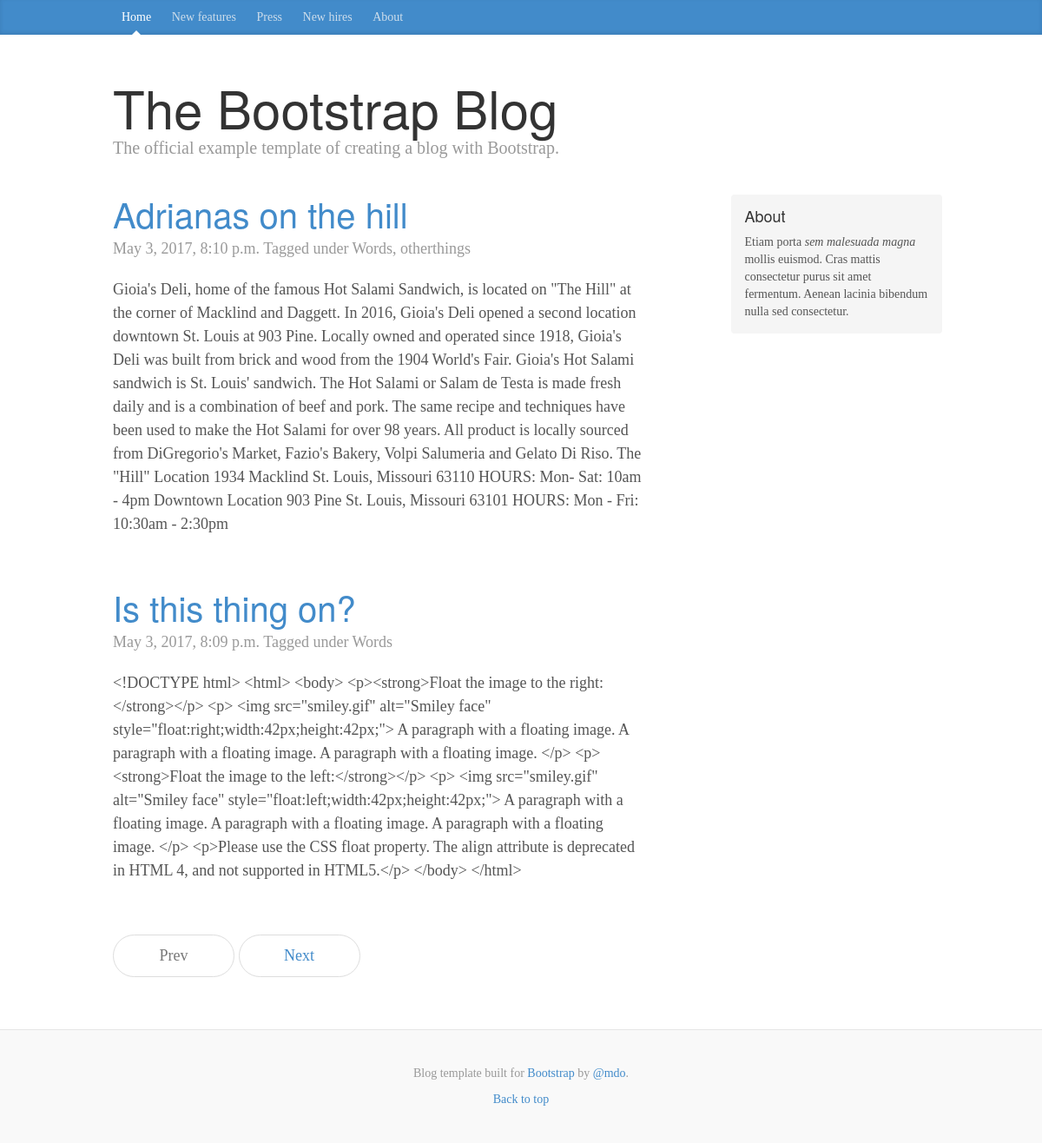
The page / on the database its author committed.
### blog/models.py (models this page shows, shortened)
class Entry(models.Model):
    title = models.CharField(max_length=200)
    body = models.TextField()
    slug = models.SlugField(max_length=200, unique=True)
    publish = models.BooleanField(default=True)
    created = models.DateTimeField(auto_now_add=True)
    modified = models.DateTimeField(auto_now=True)
    tags = models.ManyToManyField(Tag)
    objects = EntryQuerySet.as_manager()
    class Meta:
        verbose_name = "Blog Entry"
        verbose_name_plural = "Blog Entries"
        ordering = ["-created"]

class Tag(models.Model):
    slug = models.SlugField(max_length=200, unique=True)
    def __str__(self):
        return self.slug

### blog/views.py (the view)
# urls.py: url(r'^$', views.BlogIndex.as_view(), name="index"),
class BlogIndex(generic.ListView):
    queryset = models.Entry.objects.published()
    template_name = "home.html"
    paginate_by = 2

### templates/home.html
{% extends "base.html" %}
{% load django_markdown %}
{% block blog_entries %}
{% for object in object_list %}
  <div class="post">
    <h2><a href="{% url "entry_detail" slug=object.slug %}">{{ object.title }}</a></h2>
     <p class="meta">
      {{ object.created}}
      Tagged under {{ object.tags.all|join:", "}}
    </p>
    {{ object.body|markdown }}
  </div>
{% endfor %}
{% endblock %}

### templates/base.html (shortened to what this page needs)
{% load staticfiles %}
<!DOCTYPE html>
<html lang="en">
  <head>
    <link href="{% static "css/bootstrap.min.css" %}" rel="stylesheet">
    <link href="{% static "css/blog.css" %}" rel="stylesheet">
  </head>
  <body>
    <div class="blog-masthead">
      <div class="container">
        <nav class="blog-nav">
          <a class="blog-nav-item active" href="{% url "index" %}">Home</a>
          <a class="blog-nav-item" href="#">New features</a>
          <a class="blog-nav-item" href="#">Press</a>
          <a class="blog-nav-item" href="#">New hires</a>
          <a class="blog-nav-item" href="#">About</a>
        </nav>
      </div>
    </div>
    <div class="container">
      <div class="blog-header">
        <h1 class="blog-title">The Bootstrap Blog</h1>
        <p class="lead blog-description">The official example template of creating a blog with Bootstrap.</p>
      </div>
      <div class="row">
        <div class="col-sm-8 blog-main">
          {% block blog_entries %} {% endblock %}
          {% if is_paginated %}
            <ul class="pager">
              <li {% if not page_obj.has_previous %}class="disabled"{% endif %}><a {% if page_obj.has_previous %}href="?page={{ page_obj.previous_page_number }}"{% endif %}>Prev</a></li>
              <li {% if not page_obj.has_next %}class="disabled"{% endif %}><a {% if page_obj.has_next %}href="?page={{ page_obj.next_page_number }}"{% endif %}>Next</a></li>
            </ul>
    {% endif %}
        </div>
        <div class="col-sm-3 col-sm-offset-1 blog-sidebar">
          <div class="sidebar-module sidebar-module-inset">
            <h4>About</h4>
            <p>Etiam porta <em>sem malesuada magna</em> mollis euismod. Cras mattis consectetur purus sit amet fermentum. Aenean lacinia bibendum nulla sed consectetur.</p>
          </div>
        </div>
      </div>
    </div>
    <div class="blog-footer">
      <p>Blog template built for <a href="http://getbootstrap.com">Bootstrap</a> by <a href="https://twitter.com/mdo">@mdo</a>.</p>
      <p>
        <a href="#">Back to top</a>
      </p>
    </div>
  </body>
</html>

### static/css/blog.css (style rules this page uses)
body { font-family: Georgia, "Times New Roman", Times, serif; color: #555; }
h1, .h1, h2, .h2, h3, .h3, h4, .h4, h5, .h5, h6, .h6 { margin-top: 0; font-family: "Helvetica Neue", Helvetica, Arial, sans-serif; font-weight: normal; color: #333; }
@media (min-width: 1200px) { .container { width: 970px; } }
.blog-masthead { background-color: #428bca; -webkit-box-shadow: inset 0 -2px 5px rgba(0,0,0,.1); box-shadow: inset 0 -2px 5px rgba(0,0,0,.1); }
.blog-nav-item { position: relative; display: inline-block; padding: 10px; font-weight: 500; color: #cdddeb; }
.blog-nav .active { color: #fff; }
.blog-nav .active:after { position: absolute; bottom: 0; left: 50%; width: 0; height: 0; margin-left: -5px; vertical-align: middle; content: " "; border-right: 5px solid transparent; border-bottom: 5px solid; border-left: 5px solid transparent; }
.blog-header { padding-top: 20px; padding-bottom: 20px; }
.blog-title { margin-top: 30px; margin-bottom: 0; font-size: 60px; font-weight: normal; }
.blog-description { font-size: 20px; color: #999; }
.blog-main { font-size: 18px; line-height: 1.5; }
.sidebar-module { padding: 15px; margin: 0 -15px 15px; }
.sidebar-module-inset { padding: 15px; background-color: #f5f5f5; border-radius: 4px; }
.sidebar-module-inset p:last-child, .sidebar-module-inset ul:last-child, .sidebar-module-inset ol:last-child { margin-bottom: 0; }
.pager { margin-bottom: 60px; text-align: left; }
.pager > li > a { width: 140px; padding: 10px 20px; text-align: center; border-radius: 30px; }
.post { margin-bottom: 60px; }
div.post h2:first-child { margin-bottom: 5px; font-size: 40px; }
.meta { margin-bottom: 20px; color: #999; }
.blog-footer { padding: 40px 0; color: #999; text-align: center; background-color: #f9f9f9; border-top: 1px solid #e5e5e5; }
.blog-footer p:last-child { margin-bottom: 0; }

### rows shown on the page
Entry: title "Adrianas on the hill", created "May 3, 2017, 8:10 p.m.", tags.all "Words, otherthings", body "Gioia's Deli, home of the famous Hot Salami Sandwich, is located on \"The Hill\" at the corner of Macklind and Daggett. In 2016, Gioia's Deli opened a second location downtown St. Louis at 903 Pine. Locally owned and operated since 1918, Gioia's Deli was built from brick and wood from the 1904 World's Fair. Gioia's Hot Salami sandwich is St. Louis' sandwich. The Hot Salami or Salam de Testa is made fresh daily and is a combination of beef and pork. The same recipe and techniques have been used to make the Hot Salami for over 98 years. All product is locally sourced from DiGregorio's Market, Fazio's Bakery, Volpi Salumeria and Gelato Di Riso. The \"Hill\" Location 1934 Macklind St. Louis,…"
Entry: title "Is this thing on?", created "May 3, 2017, 8:09 p.m.", tags.all "Words", body "<!DOCTYPE html> <html> <body> <p><strong>Float the image to the right:</strong></p> <p> <img src=\"smiley.gif\" alt=\"Smiley face\" style=\"float:right;width:42px;height:42px;\"> A paragraph with a floating image. A paragraph with a floating image. A paragraph with a floating image. </p> <p><strong>Float the image to the left:</strong></p> <p> <img src=\"smiley.gif\" alt=\"Smiley face\" style=\"float:left;width:42px;height:42px;\"> A paragraph with a floating image. A paragraph with a floating image. A paragraph with a floating image. </p> <p>Please use the CSS float property. The align attribute is deprecated in HTML 4, and not supported in HTML5.</p> </body> </html>"
